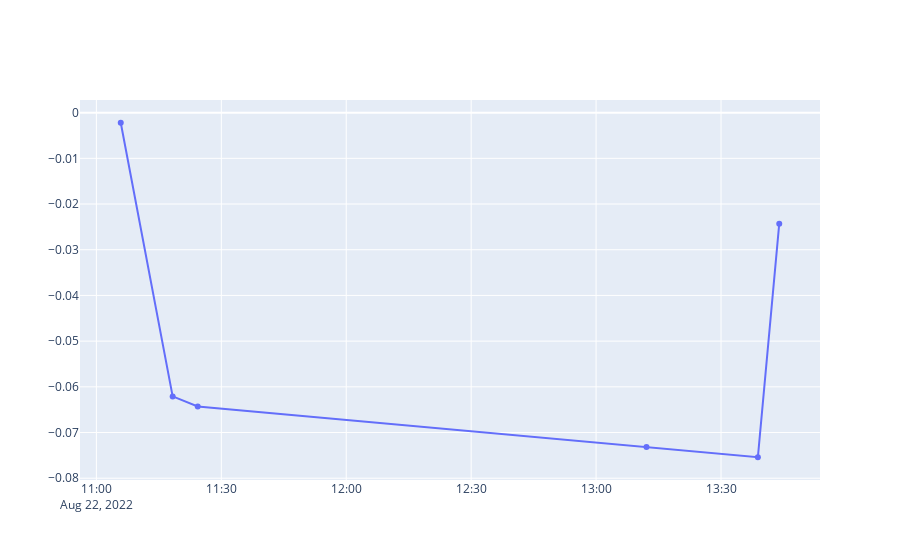

The notebook cell saved with this chart:
### Markdown cell above
# performance analysis

### Code cell
x_values = df_trade['net value'].index
# x_values = [i for i in range(len(df_trade))]

fig = go.Figure(data=[
    go.Scatter(name='log-OFI', x=x_values, y=df_trade['net value']),
],
)
fig.show()

### Figure 1 — Plotly figure (JSON) as saved in the notebook; plotly's stock layout.template omitted (floating-point values rounded to 4 significant figures)
{"data": [{"name": "log-OFI", "type": "scatter", "x": ["2022-08-22T11:05:51", "2022-08-22T11:18:19", "2022-08-22T11:24:20", "2022-08-22T13:12:06", "2022-08-22T13:38:51", "2022-08-22T13:43:59"], "y": [-0.002212, -0.06209, -0.06431, -0.07319, -0.07541, -0.02429]}], "layout": {}}
